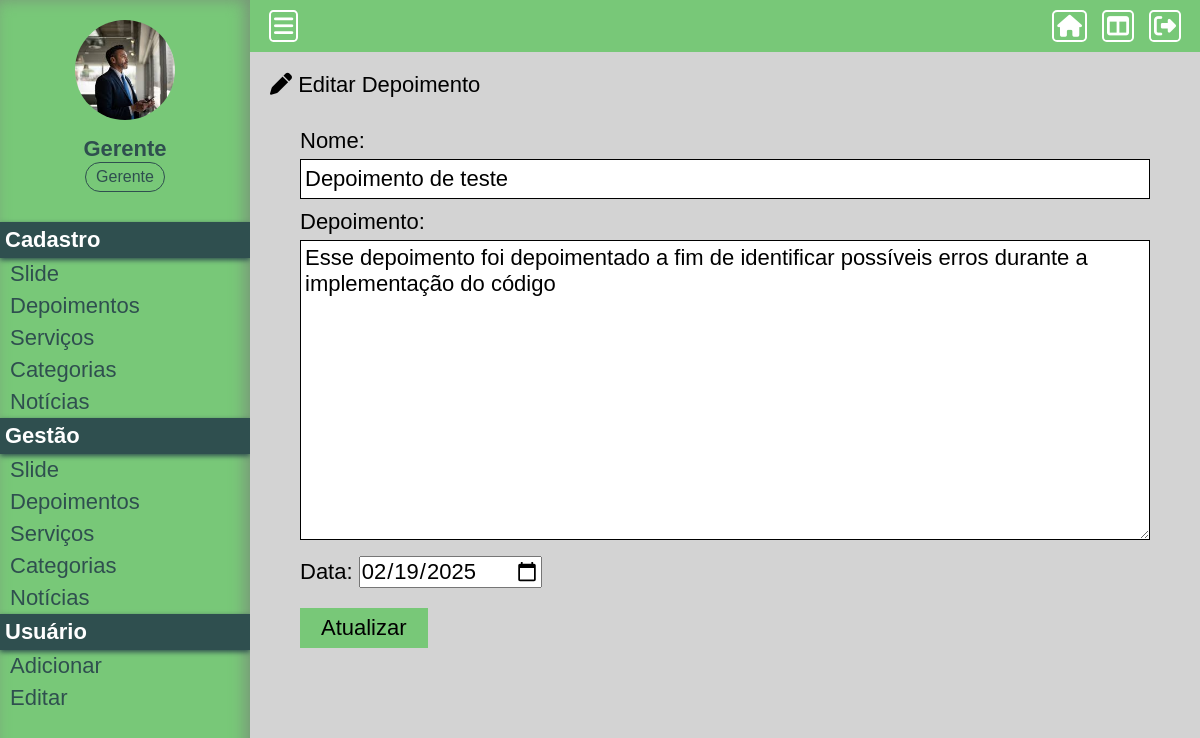
Page /Projeto01/painel/editar-depoimento?id=8 (signed in) on the committed database.
### Projeto01/assets/classes/MySql.php (called while the page is built)
<?php
    class MySql {
        private static $pdo;
        public static function conectar() {
            if(self::$pdo == null) {
                try {
                    self::$pdo = new PDO('mysql:host='.HOST.';dbname='.DATABASE, USER, PASSWORD, array(PDO::MYSQL_ATTR_INIT_COMMAND => "SET NAMES utf8"));
                    self::$pdo -> setAttribute(PDO::ATTR_ERRMODE, PDO::ERRMODE_EXCEPTION);
                } catch(\Throwable $th) {
                    echo '<h4>Não foi possível realizar a conexão com o banco de dados</h4>';
                }
            }
            return self::$pdo;
        }
    }
?>

### Projeto01/painel/pages/editar-depoimento.php (the view, shortened to what this page needs)
<?php
    if(isset($_GET['id'])) {
        $id = (int) $_GET['id'];
        $depoimento = Painel::get(TABELA_DEPOIMENTOS, 'id = ?', array($id));
    }else {
        Painel::messageToUser('erro', 'ID não existe');
        die();
    }
?>
<div class="box-content">
	<h2><i class="fa-solid fa-pen"></i> Editar Depoimento</h2>
	<form method="post" enctype="multipart/form-data">
		<div class="form-group">
			<label for="nome">Nome: </label>
			<input type="text" name="nome" value="<?php echo $depoimento['nome'];?>">
		</div>
		<div class="form-group">
			<label for="depoimento">Depoimento: </label>
			<textarea name="depoimento"><?php echo $depoimento['depoimento'];?></textarea>
		</div>
		<div class="form-group">
			<label for="data">Data: </label>
			<input type="date" name="data" value="<?php echo $depoimento['data'];?>">
		</div>
		<div class="form-group">
			<input type="submit" name="acao" value="Atualizar">
		</div>
	</form>
</div>

### Projeto01/painel/css/style.css (style rules this page uses)
* { margin: 0; padding: 0; box-sizing: border-box; font-size: 22px; font-family: sans-serif; }
html, body { height: 100%; background-color: lightgrey; }
.box-content { padding: 20px; }
.box-content h2 { font-weight: 300; font: 22px; }
.box-content form { margin: 30px; }
.box-content .form-group { margin: 10px 0; }
.box-content form input[type="text"], .box-content form input[type="password"], .box-content form input[type="file"], select { margin-top: 5px; width: 100%; height: 40px; padding: 4px; border: 1px solid black; }
.box-content form textarea { margin-top: 5px; width: 100%; height: 40px; padding: 4px; border: 1px solid black; min-height: 300px; resize: vertical; }
.box-content form input[type="submit"] { width: 15%; height: 40px; margin-top: 10px; background-color: rgb(120, 200, 120); border: 2px solid rgb(120, 200, 120); cursor: pointer; }

### rows in the picture
tb_admin.depoimentos: nome "Depoimento de teste", depoimento "Esse depoimento foi depoimentado a fim de identificar possíveis erros durante a implementação do código", data "02/19/2025"

### other values in the picture
$_SESSION['nome'] "Gerente"
Painel::pegaCargo($_SESSION['cargo']) "Gerente"
